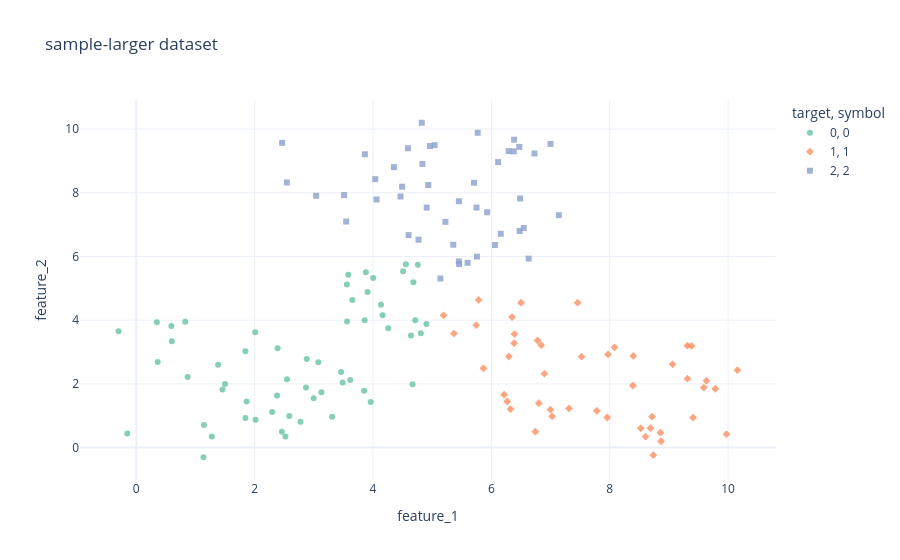

Source (notebook cell):
### Code cell
scatter = px.scatter(
    x=dataset.x[:, 0],
    y=dataset.x[:, 1],
    color=dataset.y.astype(str),
    symbol=dataset.y.astype(str),
    labels={
        "x": dataset.features[0],
        "y": dataset.features[1],
        "color": "target",
    },
    title=f"{dataset.name} dataset",
    template="plotly_white",
    opacity=0.8,
    color_discrete_sequence=px.colors.qualitative.Set2,
    category_orders={
        "color": [str(i) for i in range(len(dataset.classes))],
        "symbol": [str(i) for i in range(len(dataset.classes))],
    },
)


scatter.show()

### Figure 1 — Plotly figure (JSON) as saved in the notebook; plotly's stock layout.template omitted (floating-point values rounded to 4 significant figures)
{"data": [{"hovertemplate": "target=0<br>symbol=0<br>feature_1=%{x}<br>feature_2=%{y}<extra></extra>", "legendgroup": "0, 0", "marker": {"color": "rgb(102,194,165)", "opacity": 0.8, "symbol": "circle"}, "mode": "markers", "name": "0, 0", "orientation": "v", "showlegend": true, "type": "scatter", "x": [1.143, 3.558, 4.757, 2.775, 3.651, 1.383, 2.519, 1.844, 4.135, 3.614, 2.388, 4.808, 2.378, 4.641, 3.581, 3.907, 2.015, 4.257, 0.592, 1.275, 2.46, 3.46, 3.309, 3.561, 0.361, 0.868, 0.6, 4.668, 3.879, 3.859, 3.075, 1.456, 4.682, 0.347, 2.295, 1.843, 4.713, 0.826, 3.486, 3.85, 4.555, 1.499, 1.135, 2.546, 2.88, 4.508, 2.585, 2.867, -0.3, 4.162, -0.152, 2.997, 4.902, 3.127, 1.864, 4.003, 3.961, 2.009], "xaxis": "x", "y": [0.709, 5.118, 5.743, 0.81, 4.637, 2.598, 0.346, 0.926, 4.481, 2.123, 3.116, 3.587, 1.634, 3.518, 5.428, 4.885, 0.871, 3.746, 3.819, 0.35, 0.497, 2.374, 0.968, 3.957, 2.685, 2.218, 3.34, 1.991, 5.508, 3.995, 2.678, 1.822, 5.193, 3.936, 1.12, 3.027, 3.995, 3.951, 2.043, 1.784, 5.76, 1.997, -0.303, 2.147, 2.783, 5.537, 0.995, 1.885, 3.65, 4.158, 0.44, 1.547, 3.883, 1.734, 1.445, 5.322, 1.433, 3.623], "yaxis": "y"}, {"hovertemplate": "target=1<br>symbol=1<br>feature_1=%{x}<br>feature_2=%{y}<extra></extra>", "legendgroup": "1, 1", "marker": {"color": "rgb(252,141,98)", "opacity": 0.8, "symbol": "diamond"}, "mode": "markers", "name": "1, 1", "orientation": "v", "showlegend": true, "type": "scatter", "x": [8.737, 6.896, 6.215, 8.606, 8.867, 6.998, 9.312, 5.192, 6.384, 8.524, 5.367, 6.349, 9.589, 9.383, 8.688, 9.783, 6.268, 7.524, 7.311, 5.865, 7.457, 5.784, 9.062, 6.324, 10.16, 6.5, 7.026, 7.971, 9.408, 6.801, 5.744, 6.842, 8.716, 6.295, 6.743, 8.397, 7.957, 7.781, 9.314, 6.781, 8.391, 6.391, 9.973, 8.858, 9.634, 8.081], "xaxis": "x", "y": [-0.238, 2.32, 1.663, 0.345, 0.199, 1.192, 3.2, 4.154, 3.278, 0.605, 3.581, 4.098, 1.885, 3.193, 0.61, 1.844, 1.447, 2.856, 1.231, 2.488, 4.551, 4.637, 2.613, 1.21, 2.432, 4.55, 0.981, 2.926, 0.944, 1.395, 3.844, 3.215, 0.972, 2.86, 0.501, 2.877, 0.945, 1.155, 2.164, 3.362, 1.946, 3.563, 0.421, 0.47, 2.098, 3.149], "yaxis": "y"}, {"hovertemplate": "target=2<br>symbol=2<br>feature_1=%{x}<br>feature_2=%{y}<extra></extra>", "legendgroup": "2, 2", "marker": {"color": "rgb(141,160,203)", "opacity": 0.8, "symbol": "square"}, "mode": "markers", "name": "2, 2", "orientation": "v", "showlegend": true, "type": "scatter", "x": [5.749, 6.472, 6.728, 2.544, 6.114, 4.59, 5.356, 5.928, 4.824, 5.707, 4.059, 4.933, 4.601, 6.384, 4.038, 5.455, 3.511, 5.138, 3.039, 3.862, 4.492, 4.769, 2.465, 5.756, 4.907, 5.042, 7.14, 5.598, 6.485, 4.963, 4.834, 3.547, 5.224, 6.158, 5.769, 6.63, 5.45, 6.06, 6.293, 4.465, 6.378, 4.353, 5.451, 6.999, 6.547, 6.478], "xaxis": "x", "y": [7.535, 9.44, 9.234, 8.324, 8.964, 9.399, 6.369, 7.388, 10.2, 8.315, 7.79, 8.242, 6.672, 9.667, 8.428, 5.763, 7.928, 5.31, 7.906, 9.209, 8.192, 6.526, 9.569, 5.996, 7.535, 9.495, 7.297, 5.801, 7.822, 9.468, 8.906, 7.099, 7.088, 6.713, 9.885, 5.934, 5.844, 6.36, 9.309, 7.883, 9.3, 8.805, 7.735, 9.534, 6.893, 6.802], "yaxis": "y"}], "layout": {"legend": {"title": {"text": "target, symbol"}, "tracegroupgap": 0}, "title": {"text": "sample-larger dataset"}, "xaxis": {"anchor": "y", "domain": [0, 1], "title": {"text": "feature_1"}}, "yaxis": {"anchor": "x", "domain": [0, 1], "title": {"text": "feature_2"}}}}
